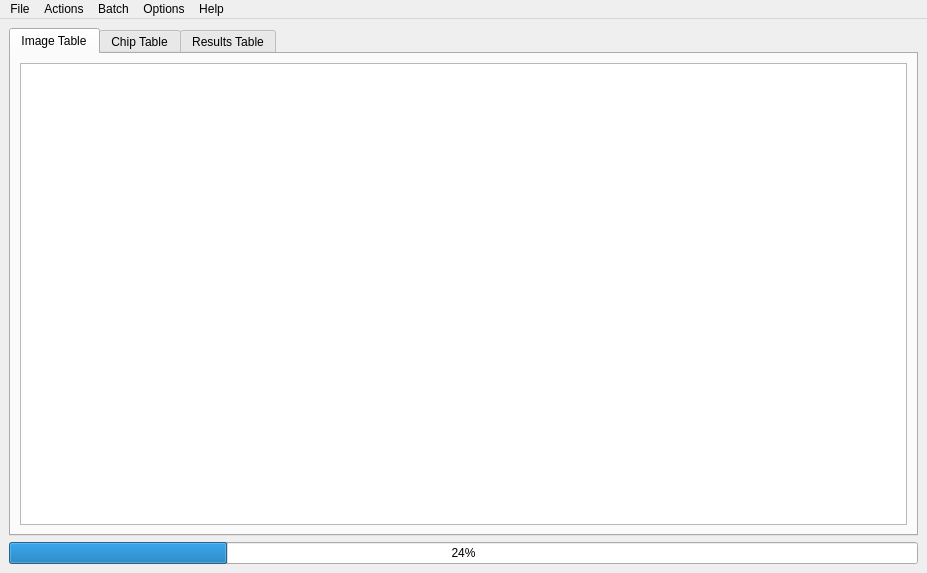
<?xml version="1.0" encoding="UTF-8"?>
<ui version="4.0">
 <class>mainSkel</class>
 <widget class="QMainWindow" name="mainSkel">
  <property name="geometry">
   <rect>
    <x>0</x>
    <y>0</y>
    <width>927</width>
    <height>573</height>
   </rect>
  </property>
  <property name="windowTitle">
   <string>HotSpotter</string>
  </property>
  <widget class="QWidget" name="centralwidget">
   <layout class="QGridLayout" name="gridLayout_2">
    <item row="1" column="1">
     <layout class="QHBoxLayout" name="root_hlayout">
      <item>
       <widget class="QTabWidget" name="tablesTabWidget">
        <property name="sizePolicy">
         <sizepolicy hsizetype="Expanding" vsizetype="Expanding">
          <horstretch>0</horstretch>
          <verstretch>0</verstretch>
         </sizepolicy>
        </property>
        <property name="currentIndex">
         <number>0</number>
        </property>
        <widget class="QWidget" name="image_view">
         <property name="minimumSize">
          <size>
           <width>445</width>
           <height>0</height>
          </size>
         </property>
         <attribute name="title">
          <string>Image Table</string>
         </attribute>
         <layout class="QGridLayout" name="gridLayout_3">
          <item row="0" column="0">
           <layout class="QVBoxLayout" name="verticalLayout">
            <item>
             <widget class="QTableWidget" name="image_TBL">
              <property name="sortingEnabled">
               <bool>true</bool>
              </property>
             </widget>
            </item>
           </layout>
          </item>
         </layout>
        </widget>
        <widget class="QWidget" name="chip_view">
         <attribute name="title">
          <string>Chip Table</string>
         </attribute>
         <layout class="QGridLayout" name="gridLayout_4">
          <item row="0" column="0">
           <layout class="QVBoxLayout" name="verticalLayout_3">
            <item>
             <widget class="QTableWidget" name="chip_TBL">
              <property name="sortingEnabled">
               <bool>true</bool>
              </property>
             </widget>
            </item>
           </layout>
          </item>
         </layout>
        </widget>
        <widget class="QWidget" name="result_view">
         <attribute name="title">
          <string>Results Table</string>
         </attribute>
         <layout class="QVBoxLayout" name="verticalLayout_5">
          <item>
           <layout class="QVBoxLayout" name="verticalLayout_4">
            <item>
             <widget class="QTableWidget" name="res_TBL">
              <property name="sortingEnabled">
               <bool>true</bool>
              </property>
             </widget>
            </item>
           </layout>
          </item>
         </layout>
        </widget>
       </widget>
      </item>
     </layout>
    </item>
    <item row="2" column="1">
     <layout class="QHBoxLayout" name="status_HLayout">
      <item>
       <widget class="QProgressBar" name="progressBar">
        <property name="value">
         <number>24</number>
        </property>
        <property name="textVisible">
         <bool>true</bool>
        </property>
       </widget>
      </item>
     </layout>
    </item>
   </layout>
  </widget>
  <widget class="QMenuBar" name="menubar">
   <property name="geometry">
    <rect>
     <x>0</x>
     <y>0</y>
     <width>927</width>
     <height>25</height>
    </rect>
   </property>
   <widget class="QMenu" name="menuFile">
    <property name="title">
     <string>File</string>
    </property>
    <addaction name="actionNew_Database"/>
    <addaction name="actionOpen_Database"/>
    <addaction name="separator"/>
    <addaction name="actionSave_Database"/>
    <addaction name="separator"/>
    <addaction name="actionImport_Img_file"/>
    <addaction name="actionImport_Img_dir"/>
    <addaction name="separator"/>
    <addaction name="actionQuit"/>
   </widget>
   <widget class="QMenu" name="menuOptions">
    <property name="title">
     <string>Options</string>
    </property>
    <addaction name="actionLayout_Figures"/>
    <addaction name="separator"/>
    <addaction name="actionPreferences"/>
   </widget>
   <widget class="QMenu" name="menuHelp">
    <property name="title">
     <string>Help</string>
    </property>
    <addaction name="actionAbout"/>
    <addaction name="actionView_Docs"/>
    <addaction name="separator"/>
    <addaction name="actionView_DBDir"/>
    <addaction name="actionView_Computed_Dir"/>
    <addaction name="actionView_Global_Dir"/>
    <addaction name="separator"/>
    <addaction name="actionWriteLogs"/>
    <addaction name="separator"/>
    <addaction name="actionDelete_computed_directory"/>
    <addaction name="actionDelete_global_preferences"/>
    <addaction name="separator"/>
    <addaction name="actionDev_Mode_IPython"/>
   </widget>
   <widget class="QMenu" name="menuActions">
    <property name="title">
     <string>Actions</string>
    </property>
    <addaction name="actionAdd_Chip"/>
    <addaction name="actionNew_Chip_Property"/>
    <addaction name="separator"/>
    <addaction name="actionQuery"/>
    <addaction name="separator"/>
    <addaction name="actionReselect_ROI"/>
    <addaction name="actionReselect_Ori"/>
    <addaction name="separator"/>
    <addaction name="actionNext"/>
    <addaction name="separator"/>
    <addaction name="actionDelete_Chip"/>
   </widget>
   <widget class="QMenu" name="menuBatch">
    <property name="title">
     <string>Batch</string>
    </property>
    <addaction name="actionPrecomputeChipsFeatures"/>
    <addaction name="actionPrecompute_Queries"/>
    <addaction name="separator"/>
    <addaction name="actionScale_all_ROIS"/>
    <addaction name="separator"/>
    <addaction name="actionConvert_all_images_into_chips"/>
   </widget>
   <addaction name="menuFile"/>
   <addaction name="menuActions"/>
   <addaction name="menuBatch"/>
   <addaction name="menuOptions"/>
   <addaction name="menuHelp"/>
  </widget>
  <action name="actionOpen_Database">
   <property name="text">
    <string>Open Database</string>
   </property>
   <property name="shortcut">
    <string>Ctrl+O</string>
   </property>
   <property name="shortcutContext">
    <enum>Qt::ApplicationShortcut</enum>
   </property>
  </action>
  <action name="actionSave_Database">
   <property name="text">
    <string>Save Database</string>
   </property>
   <property name="shortcut">
    <string>Ctrl+S</string>
   </property>
   <property name="shortcutContext">
    <enum>Qt::ApplicationShortcut</enum>
   </property>
  </action>
  <action name="actionImport_Img_file">
   <property name="text">
    <string>Import Images (select file)</string>
   </property>
   <property name="shortcut">
    <string>Ctrl+I</string>
   </property>
   <property name="shortcutContext">
    <enum>Qt::ApplicationShortcut</enum>
   </property>
  </action>
  <action name="actionOpen_Data_Directory">
   <property name="text">
    <string>View Data Directory</string>
   </property>
  </action>
  <action name="actionOpen_Source_Directory">
   <property name="text">
    <string>View Source Directory</string>
   </property>
  </action>
  <action name="actionTogEll">
   <property name="enabled">
    <bool>true</bool>
   </property>
   <property name="text">
    <string>Toggle Ellipses</string>
   </property>
   <property name="shortcut">
    <string>E</string>
   </property>
  </action>
  <action name="actionUndockDisplay">
   <property name="text">
    <string>Undock Display</string>
   </property>
  </action>
  <action name="actionTogPlt">
   <property name="text">
    <string>Toggle PlotWidget</string>
   </property>
  </action>
  <action name="actionHelpCMD">
   <property name="text">
    <string>Command Line Help</string>
   </property>
  </action>
  <action name="actionHelpGUI">
   <property name="text">
    <string>GUI Help</string>
   </property>
  </action>
  <action name="actionAbout">
   <property name="enabled">
    <bool>false</bool>
   </property>
   <property name="text">
    <string>About</string>
   </property>
   <property name="shortcutContext">
    <enum>Qt::ApplicationShortcut</enum>
   </property>
  </action>
  <action name="actionHelpWorkflow">
   <property name="text">
    <string>Workflow Help</string>
   </property>
  </action>
  <action name="actionTogPts">
   <property name="text">
    <string>Toggle Points</string>
   </property>
   <property name="shortcut">
    <string>P</string>
   </property>
  </action>
  <action name="actionAdd_Chip">
   <property name="text">
    <string>Add Chip</string>
   </property>
   <property name="shortcut">
    <string>A</string>
   </property>
   <property name="shortcutContext">
    <enum>Qt::ApplicationShortcut</enum>
   </property>
  </action>
  <action name="actionReselect_ROI">
   <property name="text">
    <string>Reselect ROI</string>
   </property>
   <property name="shortcut">
    <string>R</string>
   </property>
   <property name="shortcutContext">
    <enum>Qt::ApplicationShortcut</enum>
   </property>
  </action>
  <action name="actionNext">
   <property name="text">
    <string>Select Next</string>
   </property>
   <property name="toolTip">
    <string>Selects the next unidentified CID or Untagged GID</string>
   </property>
   <property name="shortcut">
    <string>N</string>
   </property>
   <property name="shortcutContext">
    <enum>Qt::ApplicationShortcut</enum>
   </property>
  </action>
  <action name="actionDelete_Chip">
   <property name="text">
    <string>Delete Chip</string>
   </property>
   <property name="shortcut">
    <string>Ctrl+Del</string>
   </property>
   <property name="shortcutContext">
    <enum>Qt::ApplicationShortcut</enum>
   </property>
  </action>
  <action name="actionQuery">
   <property name="enabled">
    <bool>true</bool>
   </property>
   <property name="text">
    <string>Query</string>
   </property>
   <property name="shortcut">
    <string>Q</string>
   </property>
   <property name="shortcutContext">
    <enum>Qt::ApplicationShortcut</enum>
   </property>
  </action>
  <action name="actionPrev">
   <property name="text">
    <string>Prev</string>
   </property>
  </action>
  <action name="actionWriteLogs">
   <property name="enabled">
    <bool>false</bool>
   </property>
   <property name="text">
    <string>Write Logs</string>
   </property>
   <property name="shortcutContext">
    <enum>Qt::ApplicationShortcut</enum>
   </property>
  </action>
  <action name="actionOpen_Internal_Directory">
   <property name="text">
    <string>View Internal Directory</string>
   </property>
  </action>
  <action name="actionPreferences">
   <property name="text">
    <string>Edit Preferences</string>
   </property>
   <property name="shortcut">
    <string>Ctrl+P</string>
   </property>
   <property name="shortcutContext">
    <enum>Qt::ApplicationShortcut</enum>
   </property>
  </action>
  <action name="actionQuit">
   <property name="text">
    <string>Quit</string>
   </property>
   <property name="shortcutContext">
    <enum>Qt::ApplicationShortcut</enum>
   </property>
  </action>
  <action name="actionConvertImage2Chip">
   <property name="enabled">
    <bool>true</bool>
   </property>
   <property name="text">
    <string>Convert All Images to Chips</string>
   </property>
  </action>
  <action name="actionBatch_Change_Name">
   <property name="text">
    <string>Batch Change Name</string>
   </property>
  </action>
  <action name="actionReselect_Ori">
   <property name="text">
    <string>Reselect Orientation</string>
   </property>
   <property name="shortcut">
    <string>O</string>
   </property>
   <property name="shortcutContext">
    <enum>Qt::ApplicationShortcut</enum>
   </property>
  </action>
  <action name="actionAdd_Metadata_Property">
   <property name="text">
    <string>Add Chip Property</string>
   </property>
  </action>
  <action name="actionAutoassign">
   <property name="text">
    <string>Assign Matches Above Threshold</string>
   </property>
  </action>
  <action name="actionRankErrorExpt">
   <property name="text">
    <string>Rank Error Experiment</string>
   </property>
  </action>
  <action name="actionName_Consistency_Experiment">
   <property name="text">
    <string>Name Consistency</string>
   </property>
  </action>
  <action name="actionIncrease_ROI_Size">
   <property name="text">
    <string>Increase all ROI Sizes</string>
   </property>
  </action>
  <action name="actionView_Docs">
   <property name="enabled">
    <bool>false</bool>
   </property>
   <property name="text">
    <string>View Documentation</string>
   </property>
   <property name="shortcutContext">
    <enum>Qt::ApplicationShortcut</enum>
   </property>
  </action>
  <action name="actionAutoassign_2">
   <property name="text">
    <string>Auto-Assign Matches</string>
   </property>
  </action>
  <action name="actionNew_Database">
   <property name="text">
    <string>New Database</string>
   </property>
   <property name="shortcut">
    <string>Ctrl+N</string>
   </property>
   <property name="shortcutContext">
    <enum>Qt::ApplicationShortcut</enum>
   </property>
  </action>
  <action name="actionImport_Img_dir">
   <property name="text">
    <string>Import Images (select directory)</string>
   </property>
   <property name="shortcutContext">
    <enum>Qt::ApplicationShortcut</enum>
   </property>
  </action>
  <action name="actionPrecompute_Queries">
   <property name="text">
    <string>Precompute Queries</string>
   </property>
   <property name="shortcutContext">
    <enum>Qt::ApplicationShortcut</enum>
   </property>
  </action>
  <action name="actionPrecomputeChipsFeatures">
   <property name="text">
    <string>Precompute Chips/Features</string>
   </property>
   <property name="shortcut">
    <string>Ctrl+Return</string>
   </property>
   <property name="shortcutContext">
    <enum>Qt::ApplicationShortcut</enum>
   </property>
  </action>
  <action name="actionView_DBDir">
   <property name="text">
    <string>View Database Dir</string>
   </property>
   <property name="shortcutContext">
    <enum>Qt::ApplicationShortcut</enum>
   </property>
  </action>
  <action name="actionScale_all_ROIS">
   <property name="enabled">
    <bool>false</bool>
   </property>
   <property name="text">
    <string>Scale all ROIs</string>
   </property>
   <property name="shortcutContext">
    <enum>Qt::ApplicationShortcut</enum>
   </property>
  </action>
  <action name="actionConvert_all_images_into_chips">
   <property name="enabled">
    <bool>false</bool>
   </property>
   <property name="text">
    <string>Convert all images into chips</string>
   </property>
   <property name="shortcutContext">
    <enum>Qt::ApplicationShortcut</enum>
   </property>
  </action>
  <action name="actionNew_Chip_Property">
   <property name="text">
    <string>New Chip Property</string>
   </property>
   <property name="shortcutContext">
    <enum>Qt::ApplicationShortcut</enum>
   </property>
  </action>
  <action name="actionDelete_computed_directory">
   <property name="text">
    <string>Delete Computed Dir</string>
   </property>
   <property name="shortcutContext">
    <enum>Qt::ApplicationShortcut</enum>
   </property>
  </action>
  <action name="actionDelete_global_preferences">
   <property name="text">
    <string>Delete Global Prefs</string>
   </property>
   <property name="shortcutContext">
    <enum>Qt::ApplicationShortcut</enum>
   </property>
  </action>
  <action name="actionView_Computed_Dir">
   <property name="text">
    <string>View Computed Dir</string>
   </property>
   <property name="shortcutContext">
    <enum>Qt::ApplicationShortcut</enum>
   </property>
  </action>
  <action name="actionView_Global_Dir">
   <property name="text">
    <string>View Global Dir</string>
   </property>
   <property name="shortcutContext">
    <enum>Qt::ApplicationShortcut</enum>
   </property>
  </action>
  <action name="actionLayout_Figures">
   <property name="text">
    <string>Layout Figures</string>
   </property>
   <property name="shortcut">
    <string>Ctrl+L</string>
   </property>
   <property name="shortcutContext">
    <enum>Qt::ApplicationShortcut</enum>
   </property>
  </action>
  <action name="actionDev_Mode_IPython">
   <property name="text">
    <string>Developer Help</string>
   </property>
   <property name="shortcut">
    <string>Ctrl+Alt+Shift+D</string>
   </property>
   <property name="shortcutContext">
    <enum>Qt::ApplicationShortcut</enum>
   </property>
  </action>
 </widget>
 <resources/>
 <connections/>
</ui>
